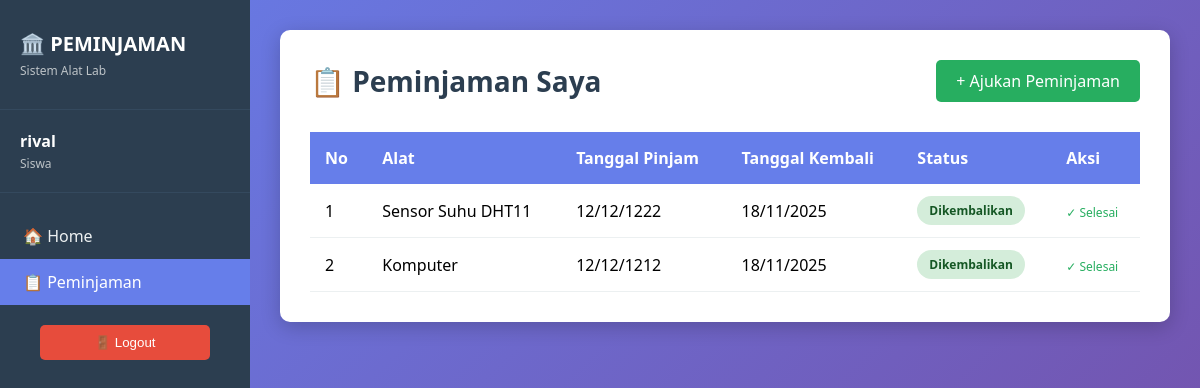
The app's page /peminjaman/index.php?page=peminjaman (signed in) with its own data.
### tables this page shows
CREATE TABLE `peminjaman` (
  `id` int NOT NULL,
  `user_id` int DEFAULT NULL,
  `alat_id` int DEFAULT NULL,
  `tanggal_pinjam` date DEFAULT NULL,
  `tanggal_kembali` date DEFAULT NULL,
  `status` enum('pending','disetujui','dikembalikan','ditolak','request_return') DEFAULT 'pending'
);

CREATE TABLE `alat` (
  `id` int NOT NULL,
  `nama` varchar(100) DEFAULT NULL,
  `kategori` varchar(50) DEFAULT NULL,
  `stok` int DEFAULT NULL,
  `kondisi` varchar(50) DEFAULT NULL
);

### peminjaman/app/controllers/PeminjamanController.php (called while the page is built, shortened)
<?php
require_once __DIR__ . '/../models/PeminjamanModel.php';
class PeminjamanController {
  private $modelPeminjaman;
  public function __construct() {
    $this->modelPeminjaman = new PeminjamanModel();
  }
  public function getAllPeminjaman() {
    return $this->modelPeminjaman->getAll();
  }
}
?>

### peminjaman/app/models/PeminjamanModel.php (called while the page is built, shortened)
<?php
require_once __DIR__ . '/../../config/database.php';
class PeminjamanModel {
  private $conn;
  public function __construct() {
    global $conn;
    $this->conn = $conn;
  }
  public function getAll() {
    $query = "SELECT p.*, u.username, a.nama FROM peminjaman p
              JOIN users u ON p.user_id = u.id
              JOIN alat a ON p.alat_id = a.id";
    $result = mysqli_query($this->conn, $query);
    return mysqli_fetch_all($result, MYSQLI_ASSOC);
  }
}
?>

### peminjaman/app/views/peminjaman/index.php (the view)
<div class="header">
  <h1>📋 Peminjaman Saya</h1>
  <a href="index.php?page=peminjaman&action=create" class="btn btn-success">+ Ajukan Peminjaman</a>
</div>
<?php
$my_peminjaman = array_filter($peminjaman, function($item) {
  return (int)$item['user_id'] === (int)$_SESSION['user']['id'];
});
?>
<?php if (empty($my_peminjaman)): ?>
  <div class="no-data">
    <p>Belum ada data peminjaman. <a href="index.php?page=peminjaman&action=create">Ajukan peminjaman sekarang</a></p>
  </div>
<?php else: ?>
  <table>
    <thead>
      <tr>
        <th>No</th>
        <th>Alat</th>
        <th>Tanggal Pinjam</th>
        <th>Tanggal Kembali</th>
        <th>Status</th>
        <th>Aksi</th>
      </tr>
    </thead>
    <tbody>
      <?php $no = 1; foreach ($my_peminjaman as $item): ?>
        <tr>
          <td><?php echo $no++; ?></td>
          <td><?php echo htmlspecialchars($item['nama']); ?></td>
          <td><?php echo date('d/m/Y', strtotime($item['tanggal_pinjam'])); ?></td>
          <td><?php echo $item['tanggal_kembali'] ? date('d/m/Y', strtotime($item['tanggal_kembali'])) : '-'; ?></td>
          <td>
            <span class="status-badge status-<?php echo str_replace('_', '', $item['status']); ?>">
              <?php echo ucfirst(str_replace('_', ' ', $item['status'])); ?>
            </span>
          </td>
          <td>
            <?php if ($item['status'] === 'disetujui'): ?>
              <a href="index.php?page=peminjaman&action=return&id=<?php echo $item['id']; ?>" class="btn btn-success" style="font-size: 12px; padding: 6px 12px;">📤 Request Kembalikan</a>
            <?php elseif ($item['status'] === 'request_return'): ?>
              <span style="color: #f39c12; font-size: 12px;">⏳ Menunggu Konfirmasi</span>
            <?php elseif ($item['status'] === 'dikembalikan'): ?>
              <span style="color: #27ae60; font-size: 12px;">✓ Selesai</span>
            <?php else: ?>
              <span style="color: #95a5a6; font-size: 12px;">-</span>
            <?php endif; ?>
          </td>
        </tr>
      <?php endforeach; ?>
    </tbody>
  </table>
<?php endif; ?>

### peminjaman/app/views/layout/master.php (style rules this page uses)
* { margin: 0; padding: 0; box-sizing: border-box; }
body { font-family: 'Segoe UI', Tahoma, Geneva, Verdana, sans-serif; background: linear-gradient(135deg, #667eea 0%, #764ba2 100%); min-height: 100vh; display: flex; }
.header { display: flex; justify-content: space-between; align-items: center; margin-bottom: 30px; }
h1 { color: #2c3e50; font-size: 28px; }
.btn { padding: 10px 20px; background: #667eea; color: white; border: none; border-radius: 5px; text-decoration: none; cursor: pointer; transition: all 0.3s; display: inline-block; }
.btn-success { background: #27ae60; }
table { width: 100%; border-collapse: collapse; margin-top: 20px; }
th { background: #667eea; color: white; padding: 15px; text-align: left; font-weight: bold; }
td { padding: 12px 15px; border-bottom: 1px solid #ecf0f1; }
.status-badge { display: inline-block; padding: 6px 12px; border-radius: 20px; font-size: 12px; font-weight: bold; }
.status-dikembalikan { background: #d4edda; color: #155724; }

### records on screen
peminjaman: alat.nama "Sensor Suhu DHT11", tanggal_pinjam "12/12/1222", tanggal_kembali "18/11/2025", status "Dikembalikan", shows "✓ Selesai"
peminjaman: alat.nama "Komputer", tanggal_pinjam "12/12/1212", tanggal_kembali "18/11/2025", status "Dikembalikan", shows "✓ Selesai"

### other values on screen
$_SESSION['user']['username'] "rival"
$_SESSION['user']['role'] "Siswa"
